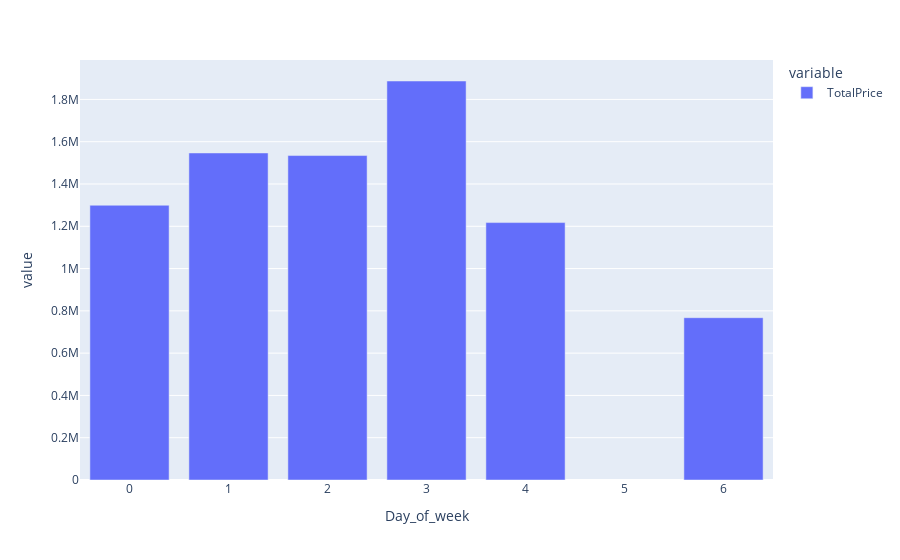

Here is the notebook cell this chart was saved with:
### Markdown cell above
### Задание 4.6
Визуализируем количество заказов для каждого дня недели.

### Code cell
day_df = data[['Day_of_week', 'TotalPrice']]
day_df = day_df.groupby('Day_of_week').sum()
display(day_df)
fig = px.bar(day_df)
fig.show()

### Figure 1 — Plotly figure (JSON) as saved in the notebook; plotly's stock layout.template omitted (floating-point values rounded to 4 significant figures)
{"data": [{"alignmentgroup": "True", "hovertemplate": "variable=TotalPrice<br>Day_of_week=%{x}<br>value=%{y}<extra></extra>", "legendgroup": "TotalPrice", "marker": {"color": "#636efa", "pattern": {"shape": ""}}, "name": "TotalPrice", "offsetgroup": "TotalPrice", "orientation": "v", "showlegend": true, "textposition": "auto", "type": "bar", "x": [0, 1, 2, 3, 4, 6], "xaxis": "x", "y": [1300000.0, 1547000.0, 1535000.0, 1887000.0, 1218000.0, 767600.0], "yaxis": "y"}], "layout": {"barmode": "relative", "legend": {"title": {"text": "variable"}, "tracegroupgap": 0}, "margin": {"t": 60}, "xaxis": {"anchor": "y", "domain": [0, 1], "title": {"text": "Day_of_week"}}, "yaxis": {"anchor": "x", "domain": [0, 1], "title": {"text": "value"}}}}
